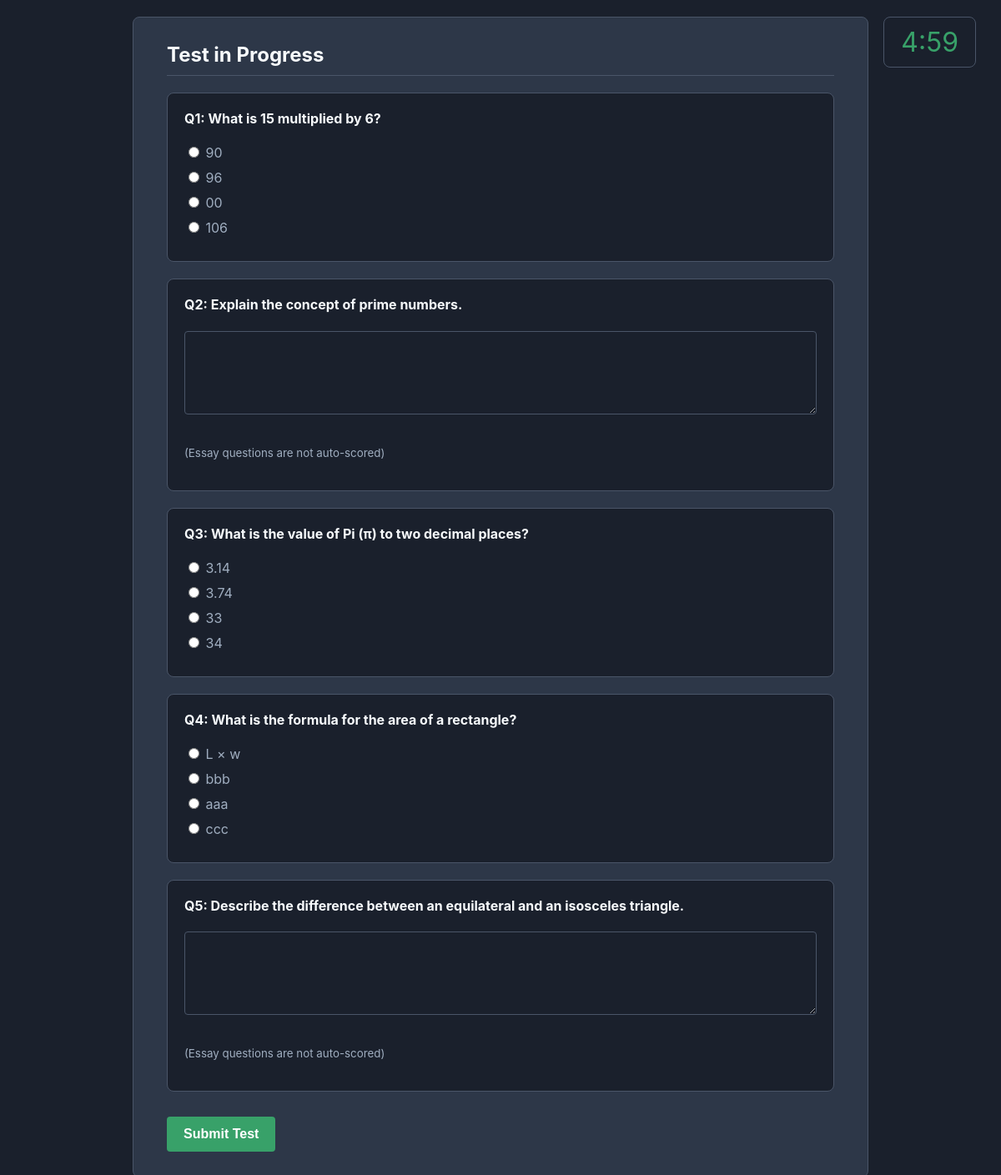
Page /View/TakeTest.php?category_id=2 (signed in) on the committed database.
### tables this page shows
CREATE TABLE `questions` (
  `question_id` int(11) NOT NULL,
  `category_id` int(11) NOT NULL,
  `question_type` enum('mcq','essay','true_false') NOT NULL,
  `question_text` text NOT NULL
);

CREATE TABLE `answers` (
  `answer_id` int(11) NOT NULL,
  `question_id` int(11) NOT NULL,
  `answer_text` text NOT NULL,
  `is_correct` tinyint(1) NOT NULL DEFAULT 0
);

### Model/testModel.php (called while the page is built, shortened)
<?php
function getQuestionsByCategory($categoryId) {
    $con = getConnection();
    $sql = "SELECT * FROM questions WHERE category_id = ?";
    $stmt = mysqli_prepare($con, $sql);
    mysqli_stmt_bind_param($stmt, "i", $categoryId);
    mysqli_stmt_execute($stmt);
    $result = mysqli_stmt_get_result($stmt);
    $questions = [];
    while ($row = mysqli_fetch_assoc($result)) {
        if ($row['question_type'] === 'mcq') {
            $row['answers'] = getAnswersForQuestion($row['question_id']);
        }
        $questions[] = $row;
    }
    return $questions;
}
function getAnswersForQuestion($questionId) {
    $con = getConnection();
    $sql = "SELECT * FROM answers WHERE question_id = ?";
    $stmt = mysqli_prepare($con, $sql);
    mysqli_stmt_bind_param($stmt, "i", $questionId);
    mysqli_stmt_execute($stmt);
    $result = mysqli_stmt_get_result($stmt);
    $answers = [];
    while ($row = mysqli_fetch_assoc($result)) {
        $answers[] = $row;
    }
    return $answers;
}
?>

### View/TakeTest.php (the view, shortened to what this page needs)
<?php
require_once("../Model/testModel.php");
$categoryId =$_GET['category_id'];
$questions =getQuestionsByCategory($categoryId);
?>
<!DOCTYPE html>
<html>
<head>
    <link rel="stylesheet" href="../css/style.css">
</head>
<body>
    <div id="timer"></div>
    <div class="container">
        <h2>Test in Progress</h2>
        <form id="test_form" action="../Controller/TestController.php" method="post">
            <?php foreach ($questions as $index => $q): ?>
                <div class="question">
           <h4>Q<?= $index + 1 ?>: <?= htmlspecialchars($q['question_text']) ?></h4>
              <?php if ($q['question_type'] === 'mcq'): ?>
              <?php foreach ($q['answers'] as $ans): ?>
               <label style="display: block; margin-bottom: 10px;">
                 <input type="radio" name="answers[<?= $q['question_id'] ?>]" value="<?= $ans['answer_id'] ?>" required>
                   <?= htmlspecialchars($ans['answer_text']) ?>
                 </label>
                     <?php endforeach; ?>
                    <?php elseif ($q['question_type'] === 'essay'): ?>
                     <textarea name="answers[<?= $q['question_id'] ?>]"></textarea>
                    <p><small>(Essay questions are not auto-scored)</small></p>
                    <?php endif;
                    ?>
                </div>
            <?php endforeach;
            ?>
            <input type="submit" name="submit_test" value="Submit Test">
        </form>
    </div>
</body>
</html>

### css/style.css (style rules this page uses)
body { font-family: -apple-system, BlinkMacSystemFont,"Segoe UI",Roboto,"Helvetica Neue",Arial,sans-serif; background-color: #1a202c; color: #a0aec0; margin: 0; padding: 20px; }
.container { background-color: #2d3748; padding: 30px 40px; border-radius: 8px; border:1px solid #4a5568; width:800px; margin-left: auto; margin-right: auto; }
h2, h3 { color: #f7fafc; border-bottom: 1px solid #4a5568; padding-bottom:10px; margin-top:0; }
form { margin-top:20px; }
form input[type="text"], form input[type="password"], form input[type="file"], form textarea, form select { width: 100%; padding:10px; margin-bottom:15px; border:1px solid #4a5568; border-radius:4px; box-sizing: border-box; font-size: 16px; background-color: #1a202c; color: #a0aec0; }
form textarea { min-height:100px; resize: vertical; }
.btn, form input[type="submit"] { background-color: #38a169; color: #ffffff; padding: 12px 20px; border: none; border-radius:4px; cursor: pointer; font-size: 16px; font-weight: bold; display: inline-block; text-align: center; margin-top: 10px; }
#timer { font-size: 2em; color: #38a169; position: fixed; top: 20px; right: 30px; background-color: #1a202c; border: 1px solid #4a5568; padding: 10px 20px; border-radius: 8px; }
.question { background-color: #1a202c; padding: 20px; border-radius: 8px; margin-bottom: 20px; border: 1px solid #4a5568; }
.question h4 { color: #f7fafc; margin-top: 0; }

### rows in the picture
questions: question_text "What is 15 multiplied by 6?"
answers: answer_text "90"
answers: answer_text "96"
answers: answer_text "00"
answers: answer_text "106"
questions: question_text "Explain the concept of prime numbers."
questions: question_text "What is the value of Pi (π) to two decimal places?"
answers: answer_text "3.14"
answers: answer_text "3.74"
answers: answer_text "33"
answers: answer_text "34"
questions: question_text "What is the formula for the area of a rectangle?"
answers: answer_text "L × w"
answers: answer_text "bbb"
answers: answer_text "aaa"
answers: answer_text "ccc"
questions: question_text "Describe the difference between an equilateral and an isosceles triangle."
